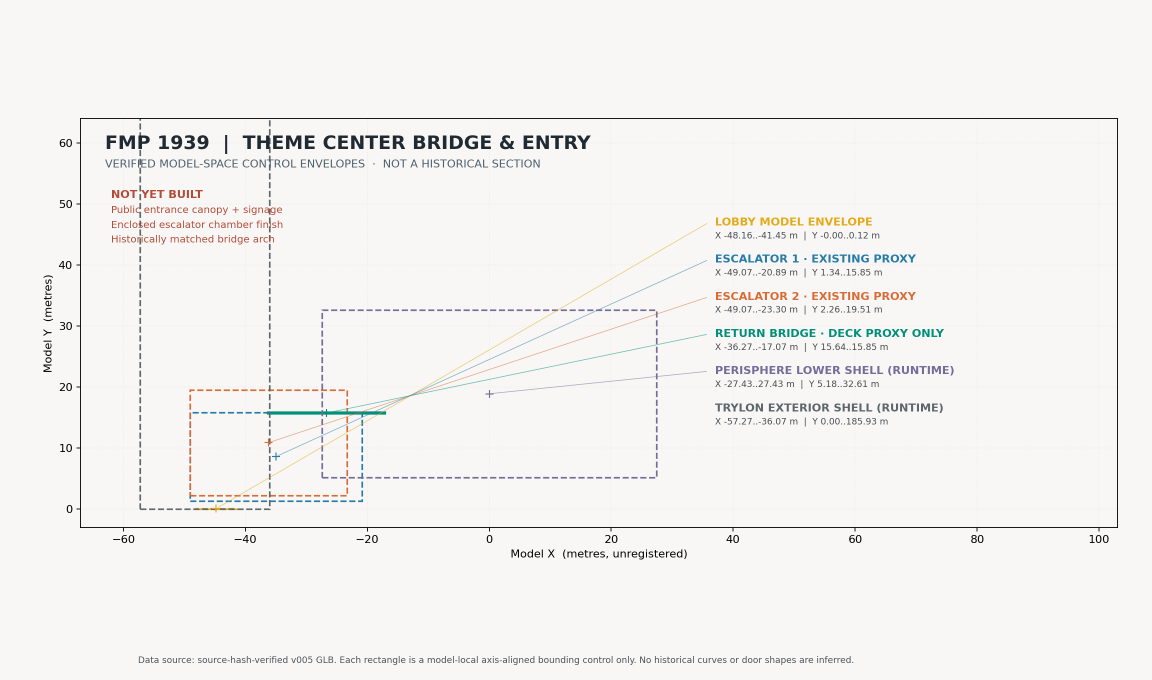
#> input picture research/pavilions/theme_center/photo_registration_v001/FMP_Bridge_Registration_Control_Board_v001.png, 2304 x 1360 px, given in place of 07_source_frame_elevation.png, which was not available (shown at 1/2 size)
$ python polish.py
#> lines starting #> are read from the running program, lines starting #| are printed output that depends on the picture; pictures that were not available may be replaced by others from this repository, and a replacement may not be noted
from PIL import Image,ImageDraw,ImageFont
from pathlib import Path
r=Path('/mnt/data/trylon_arch_render')
F='/usr/share/fonts/truetype/dejavu/DejaVuSans.ttf'; B='/usr/share/fonts/truetype/dejavu/DejaVuSans-Bold.ttf'
font=ImageFont.truetype(F,19);bold=ImageFont.truetype(B,24);small=ImageFont.truetype(F,16)
def polish(src,dst,kicker):
#> called with src = '07_source_frame_elevation.png', dst = '10_original_trylon_elevation.png'
 im=Image.open(r/src).convert('RGB');d=ImageDraw.Draw(im)
 w,h=im.size
#> w = 2304; h = 1360
 d.rectangle([0,0,w,93],fill='#192e3b')
 d.text((42,18),'TRYLON BASE  |  EXTERIOR ELEVATION',font=bold,fill='white')
 d.text((42,51),kicker,font=small,fill='#bdd1db')
 d.rectangle([0,h-166,w,h],fill='#f8fafb')
 d.line((72,h-165,w-72,h-165),fill='#c6d2da',width=2)
 d.text((72,h-150),'MODEL GEOMETRY',font=small,fill='#243d4c')
 d.text((72,h-124),'Stone = unchanged cladding gap    Dark blue = structural framing',font=font,fill='#284555')
 d.text((72,h-92),'Green boxes = proposed 2.4 m × 2.4 m aperture envelopes; NOT actual finished doors',font=font,fill='#087b5d')
 d.text((72,h-60),'Visible members may be behind the opening in projection; collision checks are separate.',font=small,fill='#526a78')
 d.text((72,h-35),'Actual FMP_ThemeCenter_Assembled_Runtime_v005.glb  |  1939 working reconstruction',font=small,fill='#526a78')
 im.save(r/dst)
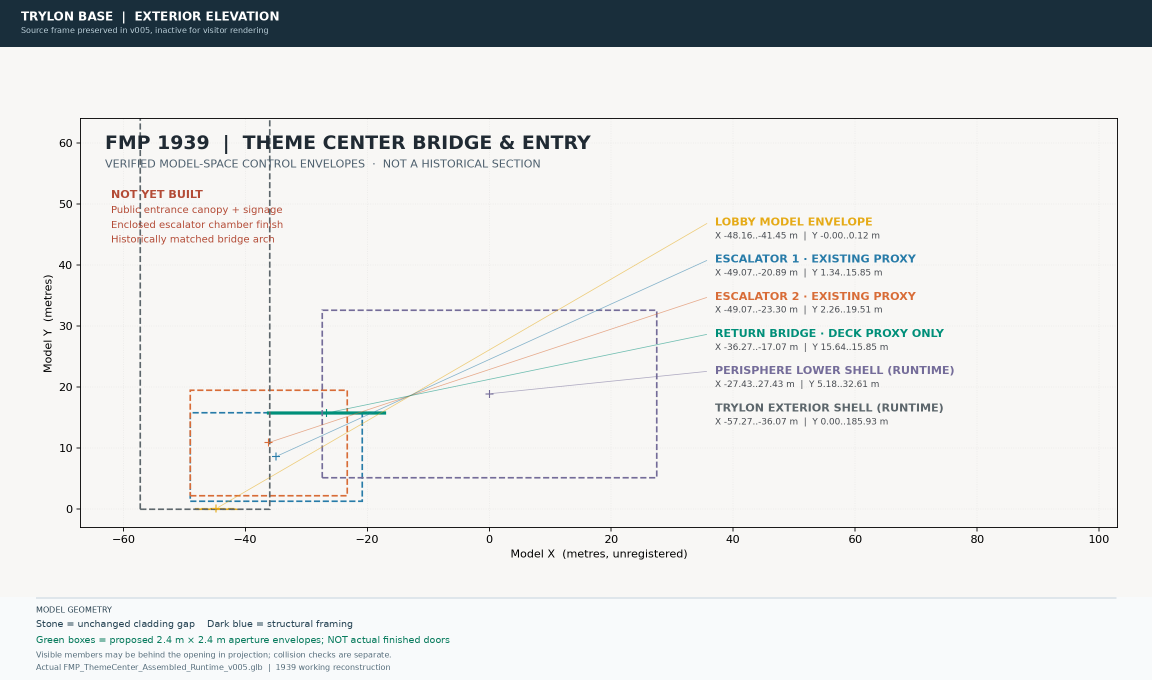
#> saved as 10_original_trylon_elevation.png: PIL image 2304x1360 RGB (shown at 1/2 size); mean R, G, B 227.9, 229, 228.4
 return im
pre=polish('07_source_frame_elevation.png','10_original_trylon_elevation.png','Source frame preserved in v005, inactive for visitor rendering')
post=polish('08_current_frame_elevation.png','11_runtime_trylon_elevation.png','Active v004 shared-aperture frame in v005 runtime assembly')
#> call 2 of polish, with src = '08_current_frame_elevation.png', dst = '11_runtime_trylon_elevation.png'
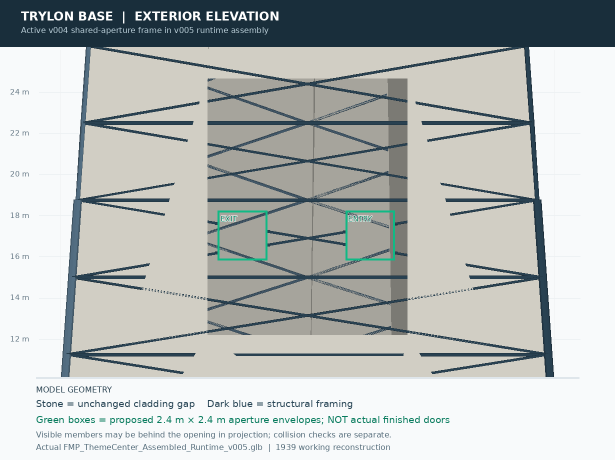
#> input picture research/pavilions/theme_center/trylon_passage_render_v001/11_runtime_trylon_elevation.png, 1230 x 920 px, given in place of 08_current_frame_elevation.png, which was not available (shown at 1/2 size)
#> in polish, im is the input picture: PIL image 1230x920 RGB; mean R, G, B 183.5, 187.6, 185.8
a=Image.new('RGB',(2460,930),'white');a.paste(pre,(0,0));a.paste(post,(1230,0))
#> after `a = Image.new('RGB', (2460, 930), 'white')`: a: PIL image 2460x930 RGB; every value is 255
#> after `a.paste(pre, (0, 0))`:
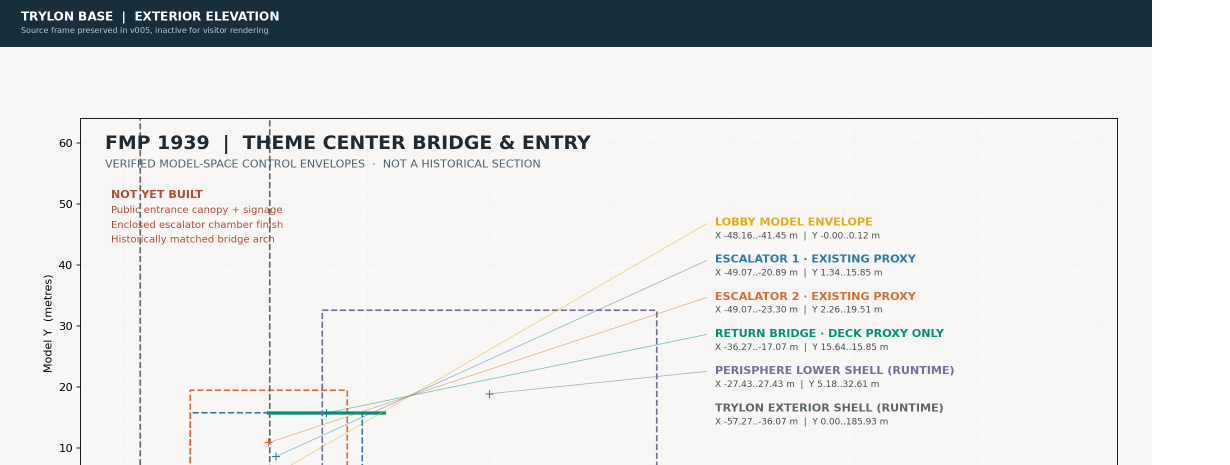
#> a: PIL image 2460x930 RGB (shown at 1/2 size); mean R, G, B 223, 224.2, 223.7
#> after `a.paste(post, (1230, 0))`:
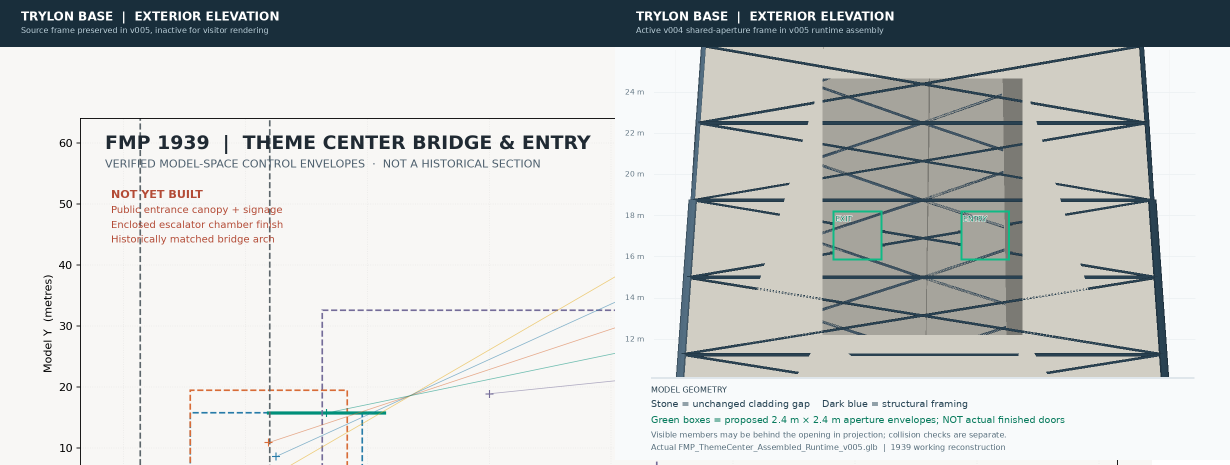
#> a: PIL image 2460x930 RGB (shown at 1/2 size); mean R, G, B 202.5, 205, 203.9
d=ImageDraw.Draw(a);d.rectangle((1229,0,1233,930),fill='#ffffff');a.save(r/'12_before_after_trylon_entrance.png')
